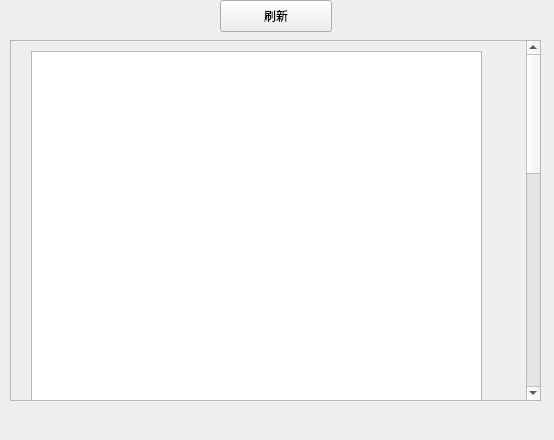
<?xml version="1.0" encoding="UTF-8"?>
<ui version="4.0">
 <class>MainWindow</class>
 <widget class="QMainWindow" name="MainWindow">
  <property name="geometry">
   <rect>
    <x>0</x>
    <y>0</y>
    <width>554</width>
    <height>440</height>
   </rect>
  </property>
  <property name="windowTitle">
   <string>MainWindow</string>
  </property>
  <widget class="QWidget" name="centralwidget">
   <widget class="QPushButton" name="pushButton">
    <property name="geometry">
     <rect>
      <x>220</x>
      <y>0</y>
      <width>112</width>
      <height>32</height>
     </rect>
    </property>
    <property name="text">
     <string>刷新</string>
    </property>
   </widget>
   <widget class="QWidget" name="gridLayoutWidget">
    <property name="geometry">
     <rect>
      <x>10</x>
      <y>40</y>
      <width>531</width>
      <height>361</height>
     </rect>
    </property>
    <layout class="QGridLayout" name="gridLayout">
     <item row="0" column="0">
      <widget class="QScrollArea" name="scrollArea">
       <property name="widgetResizable">
        <bool>true</bool>
       </property>
       <widget class="QWidget" name="scrollAreaWidgetContents">
        <property name="geometry">
         <rect>
          <x>0</x>
          <y>0</y>
          <width>512</width>
          <height>1000</height>
         </rect>
        </property>
        <property name="minimumSize">
         <size>
          <width>500</width>
          <height>1000</height>
         </size>
        </property>
        <widget class="QTextBrowser" name="textBrowser">
         <property name="geometry">
          <rect>
           <x>20</x>
           <y>10</y>
           <width>451</width>
           <height>800</height>
          </rect>
         </property>
        </widget>
       </widget>
      </widget>
     </item>
    </layout>
   </widget>
  </widget>
  <widget class="QMenuBar" name="menubar">
   <property name="geometry">
    <rect>
     <x>0</x>
     <y>0</y>
     <width>554</width>
     <height>22</height>
    </rect>
   </property>
  </widget>
 </widget>
 <resources/>
 <connections/>
</ui>
